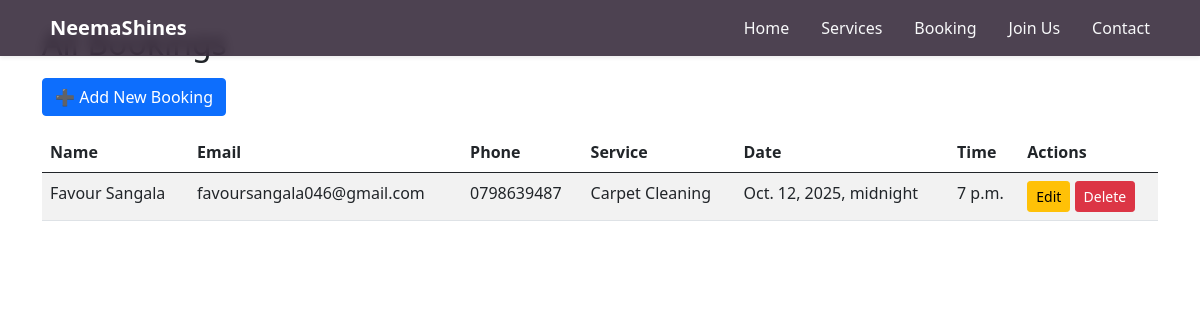
The page /booking_list/ on the database its author committed.
### shines/models.py (models this page shows, shortened)
class Booking(models.Model):
    service = models.ForeignKey(Service, on_delete=models.CASCADE)
    phone = models.CharField(max_length=15)
    name = models.CharField(max_length=100)
    email = models.EmailField()
    date = models.DateTimeField()
    time = models.TimeField()

class Service(models.Model):
    name = models.CharField(max_length=100)
    description = models.TextField()
    image = models.ImageField(upload_to="services/", blank=True, null=True)
    price = models.DecimalField(max_digits=10, decimal_places=2)

### shines/views.py (the view)
# urls.py: path('booking_list/', views.booking_list, name='booking_list'),
def booking_list(request):
    bookings = Booking.objects.all().order_by("-date")
    return render(request, "shines/booking_list.html", {"bookings": bookings})

### shines/templates/shines/booking_list.html
{% extends "main.html" %}
{% block content %}
<div class="container mt-4">
    <h2 class="mb-3">All Bookings</h2>
    <a href="{% url 'create_booking' %}" class="btn btn-primary mb-3">➕ Add New Booking</a>
    {% if bookings %}
    <table class="table table-striped">
        <thead>
            <tr>
                <th>Name</th>
                <th>Email</th>
                <th>Phone</th>
                <th>Service</th>
                <th>Date</th>
                <th>Time</th>
                <th>Actions</th>
            </tr>
        </thead>
        <tbody>
            {% for booking in bookings %}
            <tr>
                <td>{{ booking.name }}</td>
                <td>{{ booking.email }}</td>
                <td>{{ booking.phone }}</td>
                <td>{{ booking.service.name }}</td>
                <td>{{ booking.date }}</td>
                <td>{{ booking.time }}</td>
                <td>
                    <a href="{% url 'update_booking' booking.id %}" class="btn btn-sm btn-warning">Edit</a>
                    <a href="{% url 'delete_booking' booking.id %}" class="btn btn-sm btn-danger">Delete</a>
                </td>
            </tr>
            {% endfor %}
        </tbody>
    </table>
    {% else %}
    <p class="text-muted">No bookings yet.</p>
    {% endif %}
</div>
{% endblock %}

### shines/static/css/style.css (style rules this page uses)
body { background: pink; }
html,nav-color { background-color: #ffffff !important; }

### rows shown on the page
Booking: name "Favour Sangala", email "favoursangala046@gmail.com", phone "0798639487", service.name "Carpet Cleaning", date "Oct. 12, 2025, midnight", time "7 p.m."
